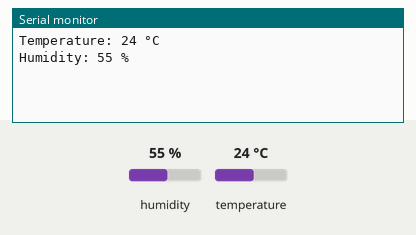
Recording of a sketch running on a simulated ESP8266 (NodeMCU). Parts: the last lines printed to the serial monitor. The inputs (shaded band) are chosen by the test bench; at power-on: humidity 55 %, temperature 24 °C.

Above: at 1.3 s.
1.4 s: humidity set to 22 %
2.9 s: temperature set to 12 °C
At 4.1 s:
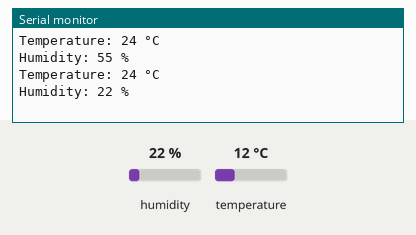
4.4 s: humidity set to 40 %
At 6.2 s:
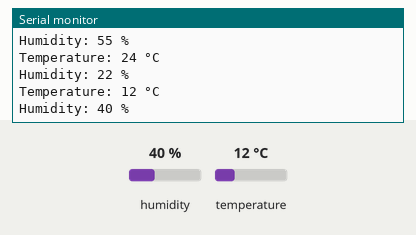
Timing chart, 0 to 7.7 s (numbered marks = the images above; inputs shaded):
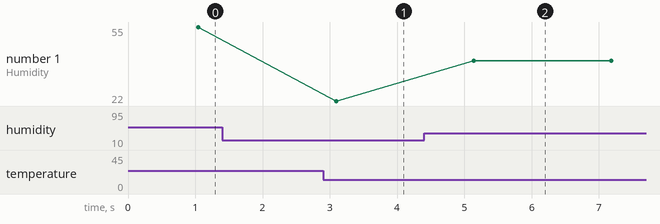

Measured:
- after the input at 4.4 s, the serial monitor: prints a new line after 0.74 s (image 2)
- plotted number 1: 22 → 40 after the input at 4.4 s

The sketch:

DHT_ESP32.ino
```cpp
// (licence header left out)
// Include the DHT11 library for interfacing with the sensor.
#include <DHT11.h>

// Create an instance of the DHT11 class.
// - For Arduino: Connect the sensor to Digital I/O Pin 2.
// - For ESP32: Connect the sensor to pin GPIO2 or P2.
// - For ESP8266: Connect the sensor to GPIO2 or D4.
DHT11 dht11(4);

void setup()
{
    // Initialize serial communication to allow debugging and data readout.
    // Using a baud rate of 9600 bps.
    Serial.begin(9600);
}

void loop()
{
    // Attempt to read the temperature and humidity values from the DHT11 sensor.
    int temperature = dht11.readTemperature();

    // If using ESP32 or ESP8266 (xtensa architecture), uncomment the delay below.
    // This ensures stable readings when calling methods consecutively.
    // delay(50);

    int humidity = dht11.readHumidity();

    // Check the results of the readings.
    // If there are no errors, print the temperature and humidity values.
    // If there are errors, print the appropriate error messages.
    if (temperature != DHT11::ERROR_CHECKSUM && temperature != DHT11::ERROR_TIMEOUT &&
        humidity != DHT11::ERROR_CHECKSUM && humidity != DHT11::ERROR_TIMEOUT)
    {
        Serial.print("Temperature: ");
        Serial.print(temperature);
        Serial.println(" °C");

        Serial.print("Humidity: ");
        Serial.print(humidity);
        Serial.println(" %");
    }
    else
    {
        if (temperature == DHT11::ERROR_TIMEOUT || temperature == DHT11::ERROR_CHECKSUM)
        {
            Serial.print("Temperature Reading Error: ");
            Serial.println(DHT11::getErrorString(temperature));
        }
        if (humidity == DHT11::ERROR_TIMEOUT || humidity == DHT11::ERROR_CHECKSUM)
        {
            Serial.print("Humidity Reading Error: ");
            Serial.println(DHT11::getErrorString(humidity));
        }
    }

    // Wait for 1 seconds before the next reading.
    delay(1000);
}
```
